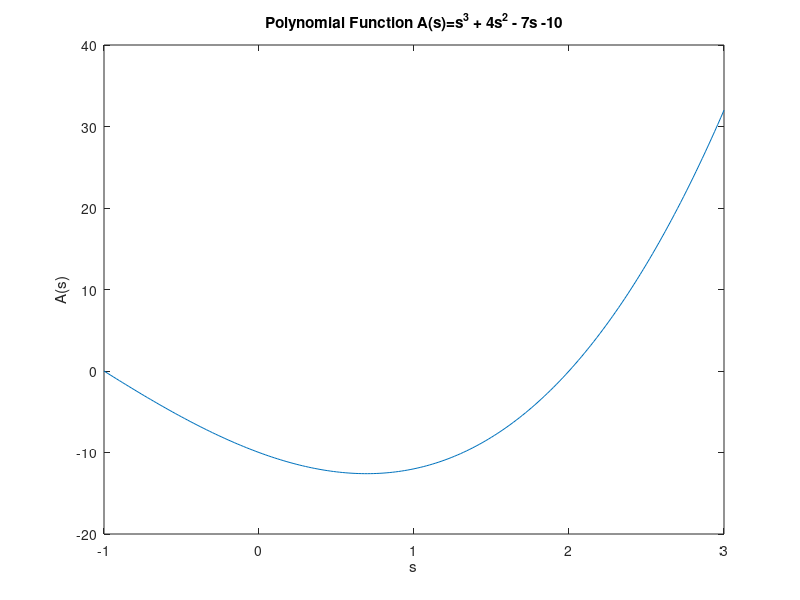

Write the MATLAB code that produced this figure.
%Polynomial
clc;
s=linspace(-1,3,201);
	a=[1 4 -7 -10];
	A=polyval(a,s);
	plot(s,A),...
		title('Polynomial Function A(s)=s^3 + 4s^2 - 7s -10'),...
		xlabel('s'),...
		ylabel('A(s)')
